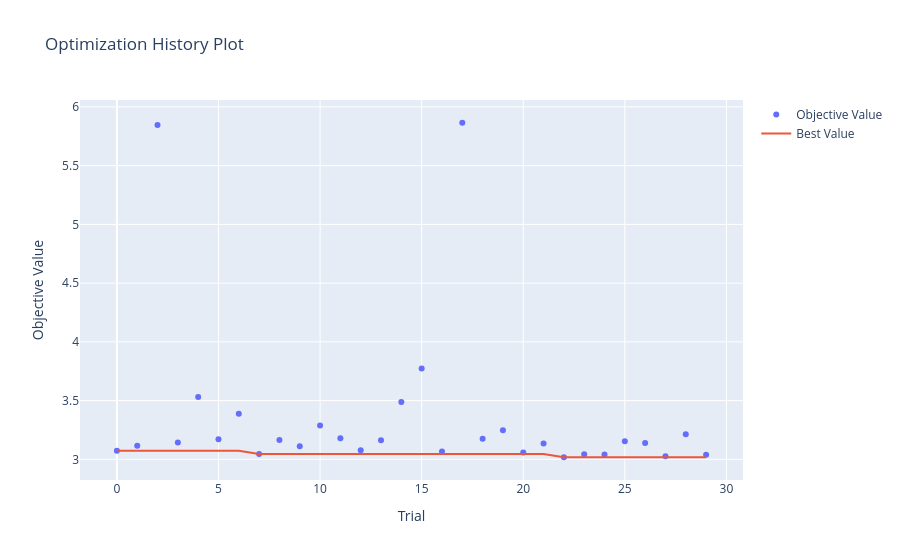

Write notebook code for a chart like this one.
### Markdown cell above
### Visualization

### Code cell
optuna.visualization.plot_optimization_history(study)

### Figure 1 — Plotly figure (JSON) as saved in the notebook; plotly's stock layout.template omitted (floating-point values rounded to 4 significant figures)
{"data": [{"mode": "markers", "name": "Objective Value", "type": "scatter", "x": [0, 1, 2, 3, 4, 5, 6, 7, 8, 9, 10, 11, 12, 13, 14, 15, 16, 17, 18, 19, 20, 21, 22, 23, 24, 25, 26, 27, 28, 29], "y": [3.072, 3.115, 5.845, 3.144, 3.53, 3.172, 3.387, 3.044, 3.164, 3.111, 3.288, 3.179, 3.077, 3.162, 3.488, 3.773, 3.067, 5.865, 3.174, 3.248, 3.058, 3.135, 3.018, 3.044, 3.04, 3.153, 3.14, 3.026, 3.214, 3.039]}, {"mode": "lines", "name": "Best Value", "type": "scatter", "x": [0, 1, 2, 3, 4, 5, 6, 7, 8, 9, 10, 11, 12, 13, 14, 15, 16, 17, 18, 19, 20, 21, 22, 23, 24, 25, 26, 27, 28, 29], "y": [3.072, 3.072, 3.072, 3.072, 3.072, 3.072, 3.072, 3.044, 3.044, 3.044, 3.044, 3.044, 3.044, 3.044, 3.044, 3.044, 3.044, 3.044, 3.044, 3.044, 3.044, 3.044, 3.018, 3.018, 3.018, 3.018, 3.018, 3.018, 3.018, 3.018]}, {"marker": {"color": "#cccccc"}, "mode": "markers", "name": "Infeasible Trial", "showlegend": false, "type": "scatter", "x": [], "y": []}], "layout": {"title": {"text": "Optimization History Plot"}, "xaxis": {"title": {"text": "Trial"}}, "yaxis": {"title": {"text": "Objective Value"}}}}
